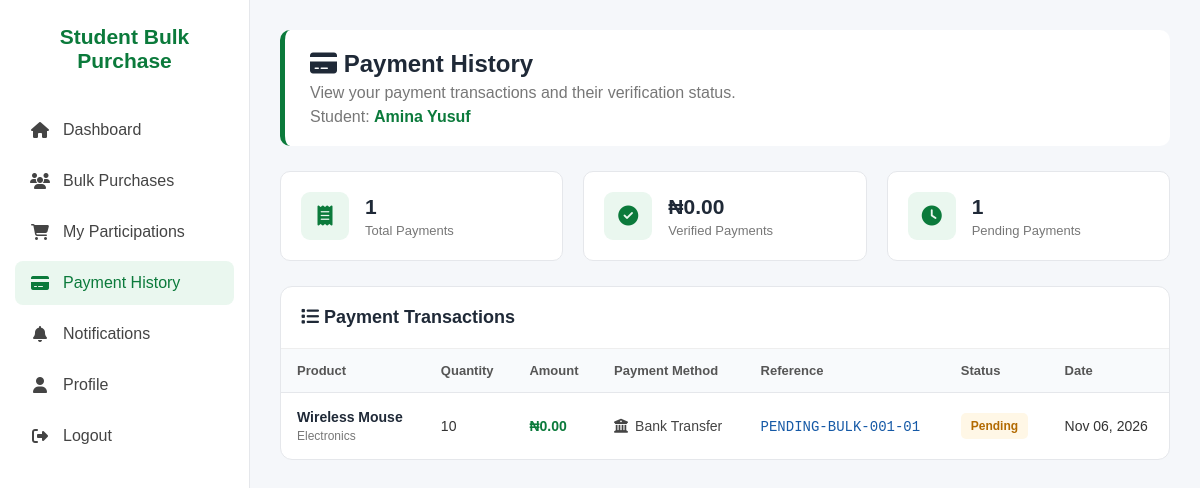
The page /student_bulk_purchase_system/student/payment_history.php (signed in) on the database its author committed.
### tables this page shows
CREATE TABLE `students` (
  `student_id` int(11) NOT NULL,
  `user_id` int(11) NOT NULL,
  `first_name` varchar(100) NOT NULL,
  `last_name` varchar(100) NOT NULL,
  `matric_number` varchar(50) NOT NULL,
  `department` varchar(100) NOT NULL,
  `level` int(11) NOT NULL COMMENT 'Student level (100-600)',
  `phone_number` varchar(20) DEFAULT NULL,
  `created_at` timestamp NOT NULL DEFAULT current_timestamp()
);

CREATE TABLE `payments` (
  `payment_id` int(11) NOT NULL,
  `participant_id` int(11) NOT NULL,
  `amount_paid` decimal(10,2) NOT NULL DEFAULT 0.00,
  `payment_method` enum('cash','bank_transfer','card','mobile_money') NOT NULL DEFAULT 'cash',
  `payment_status` enum('pending','paid','failed','refunded') NOT NULL DEFAULT 'pending',
  `payment_reference` varchar(100) DEFAULT NULL,
  `paid_at` datetime DEFAULT NULL,
  `verified_by` int(11) DEFAULT NULL COMMENT 'Administrator who verified the payment',
  `verified_at` datetime DEFAULT NULL,
  `notes` text DEFAULT NULL,
  `created_at` timestamp NOT NULL DEFAULT current_timestamp(),
  `updated_at` timestamp NOT NULL DEFAULT current_timestamp() ON UPDATE current_timestamp()
);

CREATE TABLE `products` (
  `product_id` int(11) NOT NULL,
  `supplier_id` int(11) NOT NULL,
  `name` varchar(255) NOT NULL,
  `description` text DEFAULT NULL,
  `category` varchar(100) NOT NULL,
  `unit_price` decimal(10,2) NOT NULL,
  `min_bulk_quantity` int(11) NOT NULL DEFAULT 10 COMMENT 'Minimum quantity for a bulk purchase',
  `image_url` varchar(500) DEFAULT NULL,
  `status` enum('available','unavailable','discontinued') NOT NULL DEFAULT 'available',
  `created_at` timestamp NOT NULL DEFAULT current_timestamp(),
  `updated_at` timestamp NOT NULL DEFAULT current_timestamp() ON UPDATE current_timestamp()
);

CREATE TABLE `bulk_purchase_participants` (
  `participant_id` int(11) NOT NULL,
  `bulk_purchase_id` int(11) NOT NULL,
  `student_id` int(11) NOT NULL,
  `quantity` int(11) NOT NULL COMMENT 'Number of units committed by this student',
  `unit_price` decimal(10,2) NOT NULL COMMENT 'Bulk price snapshot at the time of joining',
  `subtotal` decimal(10,2) NOT NULL COMMENT 'quantity multiplied by unit_price',
  `joined_at` timestamp NOT NULL DEFAULT current_timestamp(),
  `updated_at` timestamp NOT NULL DEFAULT current_timestamp() ON UPDATE current_timestamp(),
  `status` enum('joined','paid','cancelled') NOT NULL DEFAULT 'joined',
  `cancelled_at` datetime DEFAULT NULL
);

### student_bulk_purchase_system/student/payment_history.php (the view, shortened to what this page needs)
<?php
require_once "../config/database.php";
$user_id = (int) $_SESSION["user_id"];
$student_sql = "
    SELECT student_id, first_name, last_name
    FROM students
    WHERE user_id = ?
    LIMIT 1
";
$student_stmt = mysqli_prepare($conn, $student_sql);
mysqli_stmt_bind_param($student_stmt, "i", $user_id);
mysqli_stmt_execute($student_stmt);
$student_result = mysqli_stmt_get_result($student_stmt);
$student = mysqli_fetch_assoc($student_result);
$student_id = (int) $student["student_id"];
$sql = "
    SELECT
        pay.payment_id,
        pay.amount_paid,
        pay.payment_method,
        pay.payment_status,
        pay.payment_reference,
        pay.paid_at,
        pay.verified_at,
        bpp.participant_id,
        bpp.quantity,
        bpp.subtotal,
        bp.bulk_purchase_id,
        bp.status AS bulk_status,
        p.name AS product_name,
        p.category
    FROM payments pay
    INNER JOIN bulk_purchase_participants bpp
        ON pay.participant_id = bpp.participant_id
    INNER JOIN bulk_purchases bp
        ON bpp.bulk_purchase_id = bp.bulk_purchase_id
    INNER JOIN products p
        ON bp.product_id = p.product_id
    WHERE bpp.student_id = ?
    ORDER BY pay.payment_id DESC
";
$stmt = mysqli_prepare($conn, $sql);
mysqli_stmt_bind_param($stmt, "i", $student_id);
mysqli_stmt_execute($stmt);
$result = mysqli_stmt_get_result($stmt);
$total_payments = 0;
$total_paid = 0;
$total_pending = 0;
$payments = [];
while ($row = mysqli_fetch_assoc($result)) {
    $payments[] = $row;
    $total_payments++;
    if ($row["payment_status"] === "pending") {
        $total_pending++;
    }
}
?>
<!DOCTYPE html>
<html lang="en">
<head>
    <link
        rel="stylesheet"
        href="https://cdnjs.cloudflare.com/ajax/libs/font-awesome/6.5.2/css/all.min.css"
    >
</head>
<body>
<div class="sidebar">
    <div class="logo">
        Student Bulk Purchase
    </div>
    <a href="dashboard.php">
        <i class="fa-solid fa-house"></i>
        <span>Dashboard</span>
    </a>
    <a href="bulk_purchases.php">
        <i class="fa-solid fa-users"></i>
        <span>Bulk Purchases</span>
    </a>
    <a href="my_participations.php">
        <i class="fa-solid fa-cart-shopping"></i>
        <span>My Participations</span>
    </a>
    <a href="payment_history.php" class="active">
        <i class="fa-solid fa-credit-card"></i>
        <span>Payment History</span>
    </a>
    <a href="notifications.php">
        <i class="fa-solid fa-bell"></i>
        <span>Notifications</span>
    </a>
    <a href="profile.php">
        <i class="fa-solid fa-user"></i>
        <span>Profile</span>
    </a>
    <a href="../auth/logout.php">
        <i class="fa-solid fa-right-from-bracket"></i>
        <span>Logout</span>
    </a>
</div>
<div class="main">
    <div class="topbar">
        <h1>
            <i class="fa-solid fa-credit-card"></i>
            Payment History
        </h1>
        <p>
            View your payment transactions and their verification status.
        </p>
        <p>
            Student:
            <span class="student-name">
                <?php echo htmlspecialchars(
                    $student["first_name"] . " " . $student["last_name"]
                ); ?>
            </span>
        </p>
    </div>
    <div class="summary">
        <div class="summary-card">
            <div class="summary-icon">
                <i class="fa-solid fa-receipt"></i>
            </div>
            <div>
                <h3>
                    <?php echo $total_payments; ?>
                </h3>
                <p>
                    Total Payments
                </p>
            </div>
        </div>
        <div class="summary-card">
            <div class="summary-icon">
                <i class="fa-solid fa-circle-check"></i>
            </div>
            <div>
                <h3>
                    ₦<?php echo number_format(
                        $total_paid,
                        2
                    ); ?>
                </h3>
                <p>
                    Verified Payments
                </p>
            </div>
        </div>
        <div class="summary-card">
            <div class="summary-icon">
                <i class="fa-solid fa-clock"></i>
            </div>
            <div>
                <h3>
                    <?php echo $total_pending; ?>
                </h3>
                <p>
                    Pending Payments
                </p>
            </div>
        </div>
    </div>
    <div class="table-card">
        <div class="table-header">
            <h2>
                <i class="fa-solid fa-list"></i>
                Payment Transactions
            </h2>
        </div>
        <?php if (count($payments) > 0): ?>
            <div class="table-wrapper">
                <table>
                    <thead>
                        <tr>
                            <th>
                                Product
                            </th>
                            <th>
                                Quantity
                            </th>
                            <th>
                                Amount
                            </th>
                            <th>
                                Payment Method
                            </th>
                            <th>
                                Reference
                            </th>
                            <th>
                                Status
                            </th>
                            <th>
                                Date
                            </th>
                        </tr>
                    </thead>
                    <tbody>
                        <?php foreach ($payments as $payment): ?>
                            <tr>
                                <td>
                                    <div class="product-name">
                                        <?php echo htmlspecialchars(
                                            $payment["product_name"]
                                        ); ?>
                                    </div>
                                    <span class="category">
                                        <?php echo htmlspecialchars(
                                            $payment["category"]
                                        ); ?>
                                    </span>
                                </td>
                                <td>
                                    <?php echo (int) $payment["quantity"]; ?>
                                </td>
                                <td>
                                    <span class="amount">
                                        ₦<?php echo number_format(
                                            $payment["amount_paid"],
                                            2
                                        ); ?>
                                    </span>
                                </td>
                                <td>
                                    <span class="method">
                                        <?php
                                        if (
                                            $payment["payment_method"]
                                            === "bank_transfer"
                                        ) {
                                            echo '<i class="fa-solid fa-building-columns"></i> Bank Transfer';
                                        } elseif (
                                            $payment["payment_method"]
                                            === "mobile_money"
                                        ) {
                                            echo '<i class="fa-solid fa-mobile-screen-button"></i> Mobile Money';
                                        } elseif (
                                            $payment["payment_method"]
                                            === "card"
                                        ) {
                                            echo '<i class="fa-solid fa-credit-card"></i> Card';
                                        } elseif (
                                            $payment["payment_method"]
                                            === "cash"
                                        ) {
                                            echo '<i class="fa-solid fa-money-bill"></i> Cash';
                                        } else {
                                            echo htmlspecialchars(
                                                $payment["payment_method"]
                                            );
                                        }
                                        ?>
                                    </span>
                                </td>
                                <td>
                                    <span class="reference">
                                        <?php echo htmlspecialchars(
                                            $payment["payment_reference"]
                                        ); ?>
                                    </span>
                                </td>
                                <td>
                                    <?php
                                    $status =
                                        $payment["payment_status"];
                                    if ($status === "paid") {
                                        echo '
                                            <span class="status status-paid">
                                                Paid
                                            </span>
                                        ';
                                    } elseif ($status === "pending") {
                                        echo '
                                            <span class="status status-pending">
                                                Pending
                                            </span>
                                        ';
                                    } elseif ($status === "failed") {
                                        echo '
                                            <span class="status status-failed">
                                                Failed
                                            </span>
                                        ';
                                    } elseif ($status === "refunded") {
                                        echo '
                                            <span class="status status-refunded">
                                                Refunded
                                            </span>
                                        ';
                                    }
                                    ?>
                                </td>
                                <td>
                                    <?php
                                    if (!empty($payment["paid_at"])) {
                                        echo date(
                                            "M d, Y",
                                            strtotime(
                                                $payment["paid_at"]
                                            )
                                        );
                                    } else {
                                        echo date(
                                            "M d, Y"
                                        );
                                    }
                                    ?>
                                </td>
                            </tr>
                        <?php endforeach; ?>
                    </tbody>
                </table>
            </div>
        <?php endif; ?>
    </div>
</div>
</body>
</html>

### rows shown on the page
students: first_name+last_name "Amina Yusuf"
payments: products.name "Wireless Mouse", products.category "Electronics", participant.quantity "10", amount_paid "0.00", payment_method "bank_transfer" (drawn), payment_reference "PENDING-BULK-001-01", payment_status "Pending"

### other values the page prints
$total_payments "1"
$total_paid "0.00"
$total_pending "1"
